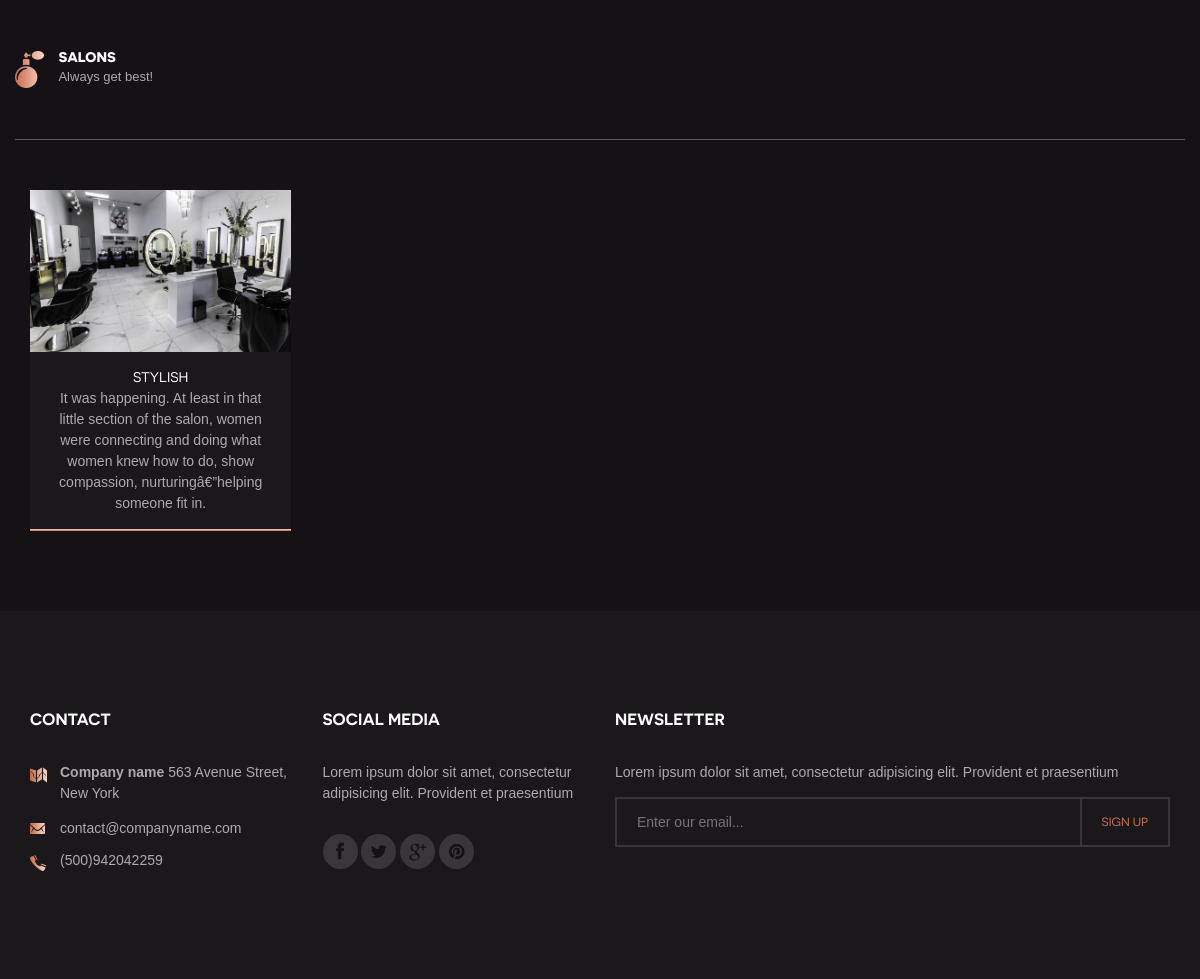
The page / on the database its author committed.
### tables this page shows
CREATE TABLE `salon` (
  `id` int(11) NOT NULL,
  `name` varchar(50) NOT NULL,
  `description` varchar(500) NOT NULL,
  `address` varchar(500) NOT NULL,
  `contact` varchar(20) NOT NULL,
  `image` varchar(500) NOT NULL
);

### index.php (the view, shortened to what this page needs)
<!DOCTYPE html>
<html lang="en">
	<head>
		<link href="fonts/font-awesome.min.css" rel="stylesheet" type="text/css">
		<link href="fonts/novecento-font/novecento-font.css" rel="stylesheet" type="text/css">
		<link rel="stylesheet" href="style.css">
	</head>
	<body>
		<div id="site-content">
			<header class="site-header">
				<div class="container">
					<a id="branding" href="index.php">
						<img src="images/logo.png" alt="Company name" class="logo">
						<div class="logo-copy">
							<h1 class="site-title">Salons</h1>
							<small class="site-description">Always get best!</small>
						</div>
					</a>
				</div>
			</header>
			<main class="main-content">
				<div class="page">
					<div class="container">
						<div class="text-center">
						<div class="filterable-items">
              <?php
                require('admin/php/connect.php');
                $query = "SELECT * from salon";
                $result = mysqli_query($conn, $query);
                if(!$result){
                  echo "fail to retrive salons";
                }
                else{
                  while($row = mysqli_fetch_array($result)){
                      echo '
                      <div class="gallery-item filterable-item face">
                        <a href="home.php?id='.$row[0].'">
                          <figure class="featured-image">
                            <img src="uploads/'.$row[5].'" alt="image not found!">
                            <figcaption>
                              <h2 class="gallery-title">'.$row[1].'</h2>
                              <p>'.$row[2].'</p>
                            </figcaption>
                          </figure>
                        </a>
                      </div>
                      ';
                  }
                }
              ?>
						</div>
					</div>
				</div>
			</main>
			<footer class="site-footer">
				<div class="container">
					<div class="row">
						<div class="col-md-3">
							<div class="widget contact-widget">
								<h3 class="widget-title">Contact</h3>
								<div class="contact-info">
									<address>
										<img src="images/icon-map-small.png" class="icon">
										<p><strong>Company name</strong> 563 Avenue Street, New York</p>
									</address>
									<a href="mailto:contact@companyname.com" class="mail"><img src="images/icon-envelope-small.png" class="icon">contact@companyname.com</a>
									<a href="tel:(500)942042259" class="phone"><img src="images/icon-phone-small.png" class="icon">(500)942042259</a>
								</div>
							</div>
						</div>
						<div class="col-md-3">
							<div class="widget">
								<h3 class="widget-title">Social Media</h3>
								<p>Lorem ipsum dolor sit amet, consectetur adipisicing elit. Provident et praesentium </p>
								<div class="social-links">
									<a href="#"><i class="fa fa-facebook"></i></a>
									<a href="#"><i class="fa fa-twitter"></i></a>
									<a href="#"><i class="fa fa-google-plus"></i></a>
									<a href="#"><i class="fa fa-pinterest"></i></a>
								</div>
							</div>
						</div>
						<div class="col-md-6">
							<div class="widget">
								<h3 class="widget-title">Newsletter</h3>
								<p>Lorem ipsum dolor sit amet, consectetur adipisicing elit. Provident et praesentium </p>
								<form action="#" class="subscribe-form">
									<input type="email" placeholder="Enter our email...">
									<input type="submit" value="Sign up">
								</form>
							</div>
						</div>
					</div>
				</div>
			</footer>
		</div>
	</body>
</html>

### rows shown on the page
salon: image (picture), name "STYLISH", description "It was happening. At least in that little section of the salon, women were connecting and doing what women knew how to do, show compassion, nurturingâ€”helping someone fit in."
